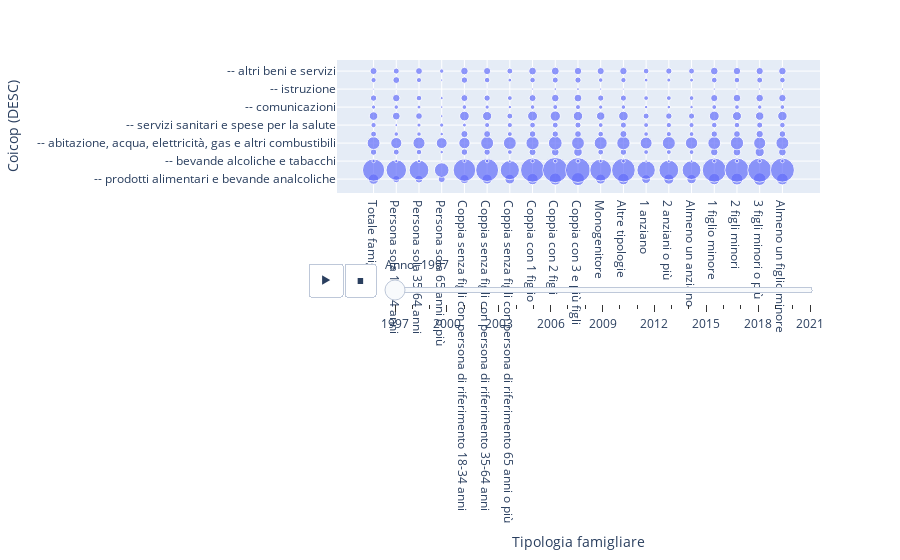

The code cell stored with this chart in its notebook:
### Code cell
#mask = df2[ (df2['Coicop (DESC)']=='Totale') & (df2['Anno']==2014)]

mask = df2[(df2['Territorio']=='Italia') & (df2['Coicop (DESC)'].isin(macro_category_family)) & (~df2['Coicop (DESC)'].isin(['Totale']))]

fig=px.scatter(
            mask,
            x="Tipologia famigliare",
            y="Coicop (DESC)",
            size="Spesa media",
            hover_name="Territorio",
            #animation_frame="Anno",
        )
fig.update_layout(
    xaxis={'type': 'category'},  # Ensure x-axis is treated as category
    yaxis={'type': 'category'}   # Ensure y-axis is treated as category
)

fig.show()

### Figure 1 — Plotly figure (JSON) as saved in the notebook; plotly's stock layout.template omitted (floating-point values rounded to 4 significant figures; data arrays with more than 128 entries replaced by an {"elided": "..."} marker saying what was removed)
{"data": [{"hovertemplate": "<b>%{hovertext}</b><br><br>Anno=1997<br>Tipologia famigliare=%{x}<br>Coicop (DESC)=%{y}<br>Spesa media=%{marker.size}<extra></extra>", "hovertext": {"elided": "247 str values"}, "legendgroup": "", "marker": {"color": "#636efa", "size": {"elided": "247 float values"}, "sizemode": "area", "sizeref": 7.276, "symbol": "circle"}, "mode": "markers", "name": "", "orientation": "v", "showlegend": false, "type": "scatter", "x": {"elided": "247 str values"}, "xaxis": "x", "y": {"elided": "247 str values"}, "yaxis": "y"}], "layout": {"legend": {"itemsizing": "constant", "tracegroupgap": 0}, "margin": {"t": 60}, "sliders": [{"active": 0, "currentvalue": {"prefix": "Anno="}, "len": 0.9, "pad": {"b": 10, "t": 60}, "steps": [{"args": [["1997"], {"frame": {"duration": 0, "redraw": false}, "fromcurrent": true, "mode": "immediate", "transition": {"duration": 0, "easing": "linear"}}], "label": "1997", "method": "animate"}, {"args": [["1998"], {"frame": {"duration": 0, "redraw": false}, "fromcurrent": true, "mode": "immediate", "transition": {"duration": 0, "easing": "linear"}}], "label": "1998", "method": "animate"}, {"args": [["1999"], {"frame": {"duration": 0, "redraw": false}, "fromcurrent": true, "mode": "immediate", "transition": {"duration": 0, "easing": "linear"}}], "label": "1999", "method": "animate"}, {"args": [["2000"], {"frame": {"duration": 0, "redraw": false}, "fromcurrent": true, "mode": "immediate", "transition": {"duration": 0, "easing": "linear"}}], "label": "2000", "method": "animate"}, {"args": [["2001"], {"frame": {"duration": 0, "redraw": false}, "fromcurrent": true, "mode": "immediate", "transition": {"duration": 0, "easing": "linear"}}], "label": "2001", "method": "animate"}, {"args": [["2002"], {"frame": {"duration": 0, "redraw": false}, "fromcurrent": true, "mode": "immediate", "transition": {"duration": 0, "easing": "linear"}}], "label": "2002", "method": "animate"}, {"args": [["2003"], {"frame": {"duration": 0, "redraw": false}, "fromcurrent": true, "mode": "immediate", "transition": {"duration": 0, "easing": "linear"}}], "label": "2003", "method": "animate"}, {"args": [["2004"], {"frame": {"duration": 0, "redraw": false}, "fromcurrent": true, "mode": "immediate", "transition": {"duration": 0, "easing": "linear"}}], "label": "2004", "method": "animate"}, {"args": [["2005"], {"frame": {"duration": 0, "redraw": false}, "fromcurrent": true, "mode": "immediate", "transition": {"duration": 0, "easing": "linear"}}], "label": "2005", "method": "animate"}, {"args": [["2006"], {"frame": {"duration": 0, "redraw": false}, "fromcurrent": true, "mode": "immediate", "transition": {"duration": 0, "easing": "linear"}}], "label": "2006", "method": "animate"}, {"args": [["2007"], {"frame": {"duration": 0, "redraw": false}, "fromcurrent": true, "mode": "immediate", "transition": {"duration": 0, "easing": "linear"}}], "label": "2007", "method": "animate"}, {"args": [["2008"], {"frame": {"duration": 0, "redraw": false}, "fromcurrent": true, "mode": "immediate", "transition": {"duration": 0, "easing": "linear"}}], "label": "2008", "method": "animate"}, {"args": [["2009"], {"frame": {"duration": 0, "redraw": false}, "fromcurrent": true, "mode": "immediate", "transition": {"duration": 0, "easing": "linear"}}], "label": "2009", "method": "animate"}, {"args": [["2010"], {"frame": {"duration": 0, "redraw": false}, "fromcurrent": true, "mode": "immediate", "transition": {"duration": 0, "easing": "linear"}}], "label": "2010", "method": "animate"}, {"args": [["2011"], {"frame": {"duration": 0, "redraw": false}, "fromcurrent": true, "mode": "immediate", "transition": {"duration": 0, "easing": "linear"}}], "label": "2011", "method": "animate"}, {"args": [["2012"], {"frame": {"duration": 0, "redraw": false}, "fromcurrent": true, "mode": "immediate", "transition": {"duration": 0, "easing": "linear"}}], "label": "2012", "method": "animate"}, {"args": [["2013"], {"frame": {"duration": 0, "redraw": false}, "fromcurrent": true, "mode": "immediate", "transition": {"duration": 0, "easing": "linear"}}], "label": "2013", "method": "animate"}, {"args": [["2014"], {"frame": {"duration": 0, "redraw": false}, "fromcurrent": true, "mode": "immediate", "transition": {"duration": 0, "easing": "linear"}}], "label": "2014", "method": "animate"}, {"args": [["2015"], {"frame": {"duration": 0, "redraw": false}, "fromcurrent": true, "mode": "immediate", "transition": {"duration": 0, "easing": "linear"}}], "label": "2015", "method": "animate"}, {"args": [["2016"], {"frame": {"duration": 0, "redraw": false}, "fromcurrent": true, "mode": "immediate", "transition": {"duration": 0, "easing": "linear"}}], "label": "2016", "method": "animate"}, {"args": [["2017"], {"frame": {"duration": 0, "redraw": false}, "fromcurrent": true, "mode": "immediate", "transition": {"duration": 0, "easing": "linear"}}], "label": "2017", "method": "animate"}, {"args": [["2018"], {"frame": {"duration": 0, "redraw": false}, "fromcurrent": true, "mode": "immediate", "transition": {"duration": 0, "easing": "linear"}}], "label": "2018", "method": "animate"}, {"args": [["2019"], {"frame": {"duration": 0, "redraw": false}, "fromcurrent": true, "mode": "immediate", "transition": {"duration": 0, "easing": "linear"}}], "label": "2019", "method": "animate"}, {"args": [["2020"], {"frame": {"duration": 0, "redraw": false}, "fromcurrent": true, "mode": "immediate", "transition": {"duration": 0, "easing": "linear"}}], "label": "2020", "method": "animate"}, {"args": [["2021"], {"frame": {"duration": 0, "redraw": false}, "fromcurrent": true, "mode": "immediate", "transition": {"duration": 0, "easing": "linear"}}], "label": "2021", "method": "animate"}], "x": 0.1, "xanchor": "left", "y": 0, "yanchor": "top"}], "updatemenus": [{"buttons": [{"args": [null, {"frame": {"duration": 500, "redraw": false}, "fromcurrent": true, "mode": "immediate", "transition": {"duration": 500, "easing": "linear"}}], "label": "&#9654;", "method": "animate"}, {"args": [[null], {"frame": {"duration": 0, "redraw": false}, "fromcurrent": true, "mode": "immediate", "transition": {"duration": 0, "easing": "linear"}}], "label": "&#9724;", "method": "animate"}], "direction": "left", "pad": {"r": 10, "t": 70}, "showactive": false, "type": "buttons", "x": 0.1, "xanchor": "right", "y": 0, "yanchor": "top"}], "xaxis": {"anchor": "y", "domain": [0, 1], "title": {"text": "Tipologia famigliare"}, "type": "category"}, "yaxis": {"anchor": "x", "domain": [0, 1], "title": {"text": "Coicop (DESC)"}, "type": "category"}}}
